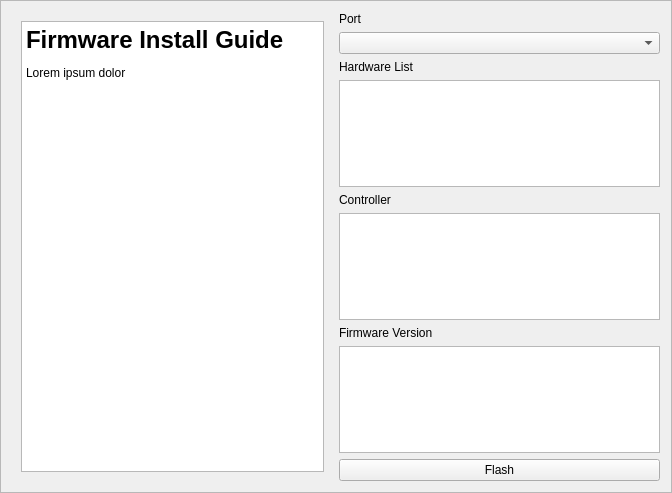
<?xml version="1.0" encoding="UTF-8"?>
<ui version="4.0">
 <class>FirmwareFlashFrame</class>
 <widget class="QFrame" name="FirmwareFlashFrame">
  <property name="geometry">
   <rect>
    <x>0</x>
    <y>0</y>
    <width>672</width>
    <height>493</height>
   </rect>
  </property>
  <property name="windowTitle">
   <string>Firmware Flashing Utility</string>
  </property>
  <property name="frameShape">
   <enum>QFrame::StyledPanel</enum>
  </property>
  <property name="frameShadow">
   <enum>QFrame::Raised</enum>
  </property>
  <layout class="QHBoxLayout" name="horizontalLayout">
   <item>
    <widget class="QWidget" name="widget" native="true">
     <layout class="QVBoxLayout" name="verticalLayout_2">
      <item>
       <widget class="QTextBrowser" name="textBrowser">
        <property name="html">
         <string notr="true">&lt;!DOCTYPE HTML PUBLIC &quot;-//W3C//DTD HTML 4.0//EN&quot; &quot;http://www.w3.org/TR/REC-html40/strict.dtd&quot;&gt;
&lt;html&gt;&lt;head&gt;&lt;meta name=&quot;qrichtext&quot; content=&quot;1&quot; /&gt;&lt;style type=&quot;text/css&quot;&gt;
p, li { white-space: pre-wrap; }
&lt;/style&gt;&lt;/head&gt;&lt;body style=&quot; font-family:'Sans Serif'; font-size:9pt; font-weight:400; font-style:normal;&quot;&gt;
&lt;p style=&quot; margin-top:18px; margin-bottom:12px; margin-left:0px; margin-right:0px; -qt-block-indent:0; text-indent:0px;&quot;&gt;&lt;span style=&quot; font-size:xx-large; font-weight:600;&quot;&gt;Firmware Install Guide&lt;/span&gt;&lt;/p&gt;
&lt;p style=&quot; margin-top:12px; margin-bottom:12px; margin-left:0px; margin-right:0px; -qt-block-indent:0; text-indent:0px;&quot;&gt;Lorem ipsum dolor&lt;/p&gt;&lt;/body&gt;&lt;/html&gt;</string>
        </property>
       </widget>
      </item>
     </layout>
    </widget>
   </item>
   <item>
    <layout class="QVBoxLayout" name="verticalLayout">
     <item>
      <widget class="QLabel" name="label_3">
       <property name="text">
        <string>Port</string>
       </property>
      </widget>
     </item>
     <item>
      <widget class="QComboBox" name="port_combo_box"/>
     </item>
     <item>
      <widget class="QLabel" name="label_4">
       <property name="text">
        <string>Hardware List</string>
       </property>
      </widget>
     </item>
     <item>
      <widget class="QListWidget" name="hardware_list"/>
     </item>
     <item>
      <widget class="QLabel" name="label">
       <property name="text">
        <string>Controller</string>
       </property>
      </widget>
     </item>
     <item>
      <widget class="QListWidget" name="controller_list"/>
     </item>
     <item>
      <widget class="QLabel" name="label_2">
       <property name="text">
        <string>Firmware Version</string>
       </property>
      </widget>
     </item>
     <item>
      <widget class="QListWidget" name="firmware_list"/>
     </item>
     <item>
      <widget class="QPushButton" name="flash_firmware">
       <property name="text">
        <string>Flash</string>
       </property>
      </widget>
     </item>
     <item>
      <spacer name="verticalSpacer">
       <property name="orientation">
        <enum>Qt::Vertical</enum>
       </property>
       <property name="sizeHint" stdset="0">
        <size>
         <width>20</width>
         <height>40</height>
        </size>
       </property>
      </spacer>
     </item>
    </layout>
   </item>
  </layout>
 </widget>
 <resources/>
 <connections/>
</ui>
